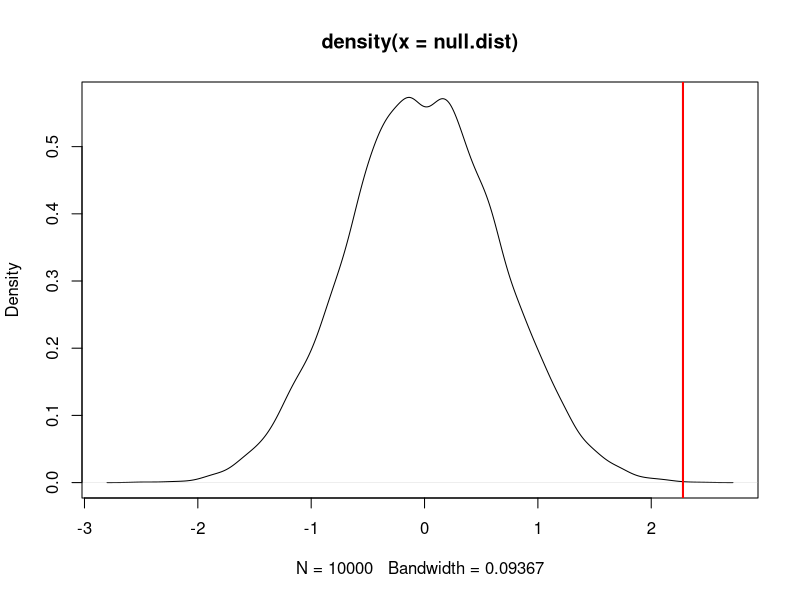

Here is the R script that generated this plot:
## ---- chunk 1
knitr::opts_chunk$set(echo = TRUE)
## ---- chunk 2
# First lets simulate some data
females <- sample(9:15, size = 25, replace = T)
males <-  sample(7:13, size = 25, replace = T)

# now we can arrange this data into a dataframe
dat <- data.frame(c(females, males),
                  rep(c("female","male"), each=25))
colnames(dat) <- c("size","sex")

# here we calculate our chosen emprical statistics
# in this case we chose the difference in the means of
# our groups
emp.obs <- mean(dat$size[dat$sex=="female"]) - 
  mean(dat$size[dat$sex=="male"])

# this will hold the null distribution that we are about
# simulate
null.dist <- c()

# each time through this loop we will calculate our
# statistic under the assumptions of the null distribution
# (mainly that the sexes have the same size and are random
# draws from the same statistical population)
for(i in 1:10000){
  # this randomizes the sex assignment
  dat$sex <- sample(dat$sex)
  # this calculates one measure of our stat these
  # will all be recorded to form the null distribution
  null.dist[i] <- mean(dat$size[dat$sex=="female"]) - 
    mean(dat$size[dat$sex=="male"])
}
# here we calculate a pvalue
sum(emp.obs <= null.dist)/length(null.dist)

# here we visualize our result
plot(density(null.dist))
abline(v=emp.obs, col="red", lwd=2)
## ---- chunk 3
# first we load the data
data(iris)

# the typical parametric version of the correlation test
cor.test(x=iris$Sepal.Length, y=iris$Petal.Length)

# the non-parametric version
cor.test(x=iris$Sepal.Length, y=iris$Petal.Length,
         method = "spearman")

